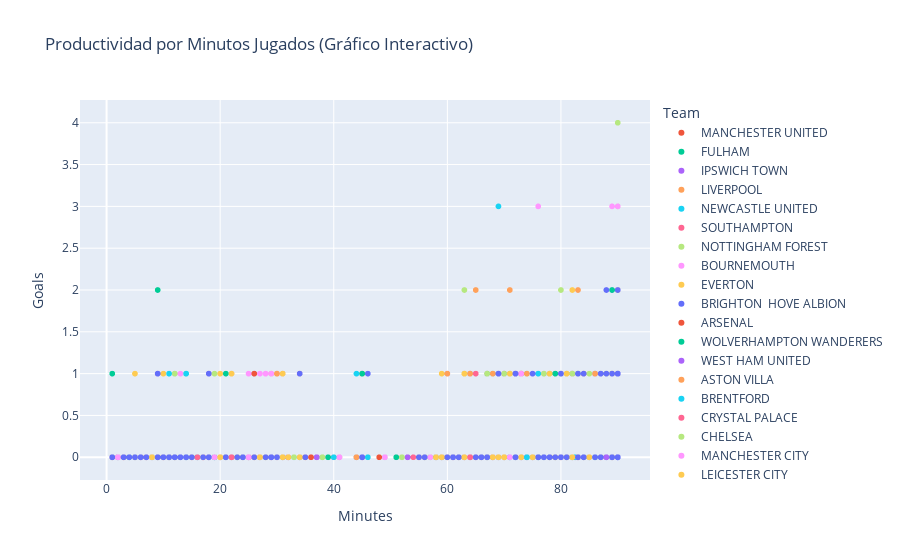

The code cell stored with this chart in its notebook:
### Markdown cell above
## Generador de Gráficos
Esta sección ejecuta los métodos de la clase `Visualizador` para generar los gráficos requeridos, Histograma, Scatter plot, el top 10 de goleadores y un gráfico interactivo. Todos con sus respectivos títulos y requerimientos del proyecto.

### Code cell
# --- GENERACIÓN DE VISUALIZACIONES (Visualizador) ---

if 'df_limpio' in locals() and df_limpio is not None:

    # 1. Generar Histograma (Distribución de Goles - Requisito 1)
    print("\n--- 1. Histograma de Distribución de Goles ---")
    visualizador.generar_histograma_goles()

    # 2. Generar Scatter Plot (Correlación Goles vs. Asistencias - Requisito 2)
    print("\n--- 2. Scatter Plot: Goles vs. Asistencias ---")
    visualizador.generar_scatter_goles_asistencias()

    # 3. Generar Barras (Top Goleadores - Requisito Adicional/Demostrativo)
    print("\n--- 3. Top 10 Goleadores ---")
    visualizador.generar_top_10_goleadores()

    # 4. Generar Plotly (Gráfico Interactivo - Puntos Extra)
    print("\n--- 4. Gráfico Interactivo (Plotly) ---")
    visualizador.generar_interactivo_minutos_goles()
    # 5. Generar Heatmap (Análisis Avanzado)
    print("\n--- 5. Heatmap: Correlación de Eficiencia ---")
    visualizador.generar_heatmap_eficiencia()
else:
    print("\nNo se puede ejecutar la visualización: la DataFrame limpia no se cargó correctamente.")

### Figure 1 — Plotly figure (JSON) as saved in the notebook; plotly's stock layout.template omitted (floating-point values rounded to 4 significant figures; data arrays with more than 128 entries replaced by an {"elided": "..."} marker saying what was removed)
{"data": [{"customdata": {"elided": "191x3 mixed values"}, "hovertemplate": "Team=MANCHESTER UNITED<br>Minutes=%{x}<br>Goals=%{y}<br>Player=%{customdata[0]}<br>Position=%{customdata[1]}<br>Assists=%{customdata[2]}<extra></extra>", "legendgroup": "MANCHESTER UNITED", "marker": {"color": "#EF553B", "symbol": "circle"}, "mode": "markers", "name": "MANCHESTER UNITED", "showlegend": true, "x": {"elided": "191 float values"}, "xaxis": "x", "y": {"elided": "191 float values"}, "yaxis": "y", "type": "scattergl"}, {"customdata": {"elided": "187x3 mixed values"}, "hovertemplate": "Team=FULHAM<br>Minutes=%{x}<br>Goals=%{y}<br>Player=%{customdata[0]}<br>Position=%{customdata[1]}<br>Assists=%{customdata[2]}<extra></extra>", "legendgroup": "FULHAM", "marker": {"color": "#00cc96", "symbol": "circle"}, "mode": "markers", "name": "FULHAM", "showlegend": true, "x": {"elided": "187 float values"}, "xaxis": "x", "y": {"elided": "187 float values"}, "yaxis": "y", "type": "scattergl"}, {"customdata": {"elided": "206x3 mixed values"}, "hovertemplate": "Team=IPSWICH TOWN<br>Minutes=%{x}<br>Goals=%{y}<br>Player=%{customdata[0]}<br>Position=%{customdata[1]}<br>Assists=%{customdata[2]}<extra></extra>", "legendgroup": "IPSWICH TOWN", "marker": {"color": "#ab63fa", "symbol": "circle"}, "mode": "markers", "name": "IPSWICH TOWN", "showlegend": true, "x": {"elided": "206 float values"}, "xaxis": "x", "y": {"elided": "206 float values"}, "yaxis": "y", "type": "scattergl"}, {"customdata": {"elided": "194x3 mixed values"}, "hovertemplate": "Team=LIVERPOOL<br>Minutes=%{x}<br>Goals=%{y}<br>Player=%{customdata[0]}<br>Position=%{customdata[1]}<br>Assists=%{customdata[2]}<extra></extra>", "legendgroup": "LIVERPOOL", "marker": {"color": "#FFA15A", "symbol": "circle"}, "mode": "markers", "name": "LIVERPOOL", "showlegend": true, "x": {"elided": "194 float values"}, "xaxis": "x", "y": {"elided": "194 float values"}, "yaxis": "y", "type": "scattergl"}, {"customdata": {"elided": "182x3 mixed values"}, "hovertemplate": "Team=NEWCASTLE UNITED<br>Minutes=%{x}<br>Goals=%{y}<br>Player=%{customdata[0]}<br>Position=%{customdata[1]}<br>Assists=%{customdata[2]}<extra></extra>", "legendgroup": "NEWCASTLE UNITED", "marker": {"color": "#19d3f3", "symbol": "circle"}, "mode": "markers", "name": "NEWCASTLE UNITED", "showlegend": true, "x": {"elided": "182 float values"}, "xaxis": "x", "y": {"elided": "182 float values"}, "yaxis": "y", "type": "scattergl"}, {"customdata": {"elided": "169x3 mixed values"}, "hovertemplate": "Team=SOUTHAMPTON<br>Minutes=%{x}<br>Goals=%{y}<br>Player=%{customdata[0]}<br>Position=%{customdata[1]}<br>Assists=%{customdata[2]}<extra></extra>", "legendgroup": "SOUTHAMPTON", "marker": {"color": "#FF6692", "symbol": "circle"}, "mode": "markers", "name": "SOUTHAMPTON", "showlegend": true, "x": {"elided": "169 float values"}, "xaxis": "x", "y": {"elided": "169 float values"}, "yaxis": "y", "type": "scattergl"}, {"customdata": {"elided": "175x3 mixed values"}, "hovertemplate": "Team=NOTTINGHAM FOREST<br>Minutes=%{x}<br>Goals=%{y}<br>Player=%{customdata[0]}<br>Position=%{customdata[1]}<br>Assists=%{customdata[2]}<extra></extra>", "legendgroup": "NOTTINGHAM FOREST", "marker": {"color": "#B6E880", "symbol": "circle"}, "mode": "markers", "name": "NOTTINGHAM FOREST", "showlegend": true, "x": {"elided": "175 float values"}, "xaxis": "x", "y": {"elided": "175 float values"}, "yaxis": "y", "type": "scattergl"}, {"customdata": {"elided": "186x3 mixed values"}, "hovertemplate": "Team=BOURNEMOUTH<br>Minutes=%{x}<br>Goals=%{y}<br>Player=%{customdata[0]}<br>Position=%{customdata[1]}<br>Assists=%{customdata[2]}<extra></extra>", "legendgroup": "BOURNEMOUTH", "marker": {"color": "#FF97FF", "symbol": "circle"}, "mode": "markers", "name": "BOURNEMOUTH", "showlegend": true, "x": {"elided": "186 float values"}, "xaxis": "x", "y": {"elided": "186 float values"}, "yaxis": "y", "type": "scattergl"}, {"customdata": {"elided": "169x3 mixed values"}, "hovertemplate": "Team=EVERTON<br>Minutes=%{x}<br>Goals=%{y}<br>Player=%{customdata[0]}<br>Position=%{customdata[1]}<br>Assists=%{customdata[2]}<extra></extra>", "legendgroup": "EVERTON", "marker": {"color": "#FECB52", "symbol": "circle"}, "mode": "markers", "name": "EVERTON", "showlegend": true, "x": {"elided": "169 float values"}, "xaxis": "x", "y": {"elided": "169 float values"}, "yaxis": "y", "type": "scattergl"}, {"customdata": {"elided": "192x3 mixed values"}, "hovertemplate": "Team=BRIGHTON  HOVE ALBION<br>Minutes=%{x}<br>Goals=%{y}<br>Player=%{customdata[0]}<br>Position=%{customdata[1]}<br>Assists=%{customdata[2]}<extra></extra>", "legendgroup": "BRIGHTON  HOVE ALBION", "marker": {"color": "#636efa", "symbol": "circle"}, "mode": "markers", "name": "BRIGHTON  HOVE ALBION", "showlegend": true, "x": {"elided": "192 float values"}, "xaxis": "x", "y": {"elided": "192 float values"}, "yaxis": "y", "type": "scattergl"}, {"customdata": {"elided": "181x3 mixed values"}, "hovertemplate": "Team=ARSENAL<br>Minutes=%{x}<br>Goals=%{y}<br>Player=%{customdata[0]}<br>Position=%{customdata[1]}<br>Assists=%{customdata[2]}<extra></extra>", "legendgroup": "ARSENAL", "marker": {"color": "#EF553B", "symbol": "circle"}, "mode": "markers", "name": "ARSENAL", "showlegend": true, "x": {"elided": "181 float values"}, "xaxis": "x", "y": {"elided": "181 float values"}, "yaxis": "y", "type": "scattergl"}, {"customdata": {"elided": "177x3 mixed values"}, "hovertemplate": "Team=WOLVERHAMPTON WANDERERS<br>Minutes=%{x}<br>Goals=%{y}<br>Player=%{customdata[0]}<br>Position=%{customdata[1]}<br>Assists=%{customdata[2]}<extra></extra>", "legendgroup": "WOLVERHAMPTON WANDERERS", "marker": {"color": "#00cc96", "symbol": "circle"}, "mode": "markers", "name": "WOLVERHAMPTON WANDERERS", "showlegend": true, "x": {"elided": "177 float values"}, "xaxis": "x", "y": {"elided": "177 float values"}, "yaxis": "y", "type": "scattergl"}, {"customdata": {"elided": "173x3 mixed values"}, "hovertemplate": "Team=WEST HAM UNITED<br>Minutes=%{x}<br>Goals=%{y}<br>Player=%{customdata[0]}<br>Position=%{customdata[1]}<br>Assists=%{customdata[2]}<extra></extra>", "legendgroup": "WEST HAM UNITED", "marker": {"color": "#ab63fa", "symbol": "circle"}, "mode": "markers", "name": "WEST HAM UNITED", "showlegend": true, "x": {"elided": "173 float values"}, "xaxis": "x", "y": {"elided": "173 float values"}, "yaxis": "y", "type": "scattergl"}, {"customdata": {"elided": "197x3 mixed values"}, "hovertemplate": "Team=ASTON VILLA<br>Minutes=%{x}<br>Goals=%{y}<br>Player=%{customdata[0]}<br>Position=%{customdata[1]}<br>Assists=%{customdata[2]}<extra></extra>", "legendgroup": "ASTON VILLA", "marker": {"color": "#FFA15A", "symbol": "circle"}, "mode": "markers", "name": "ASTON VILLA", "showlegend": true, "x": {"elided": "197 float values"}, "xaxis": "x", "y": {"elided": "197 float values"}, "yaxis": "y", "type": "scattergl"}, {"customdata": {"elided": "185x3 mixed values"}, "hovertemplate": "Team=BRENTFORD<br>Minutes=%{x}<br>Goals=%{y}<br>Player=%{customdata[0]}<br>Position=%{customdata[1]}<br>Assists=%{customdata[2]}<extra></extra>", "legendgroup": "BRENTFORD", "marker": {"color": "#19d3f3", "symbol": "circle"}, "mode": "markers", "name": "BRENTFORD", "showlegend": true, "x": {"elided": "185 float values"}, "xaxis": "x", "y": {"elided": "185 float values"}, "yaxis": "y", "type": "scattergl"}, {"customdata": {"elided": "171x3 mixed values"}, "hovertemplate": "Team=CRYSTAL PALACE<br>Minutes=%{x}<br>Goals=%{y}<br>Player=%{customdata[0]}<br>Position=%{customdata[1]}<br>Assists=%{customdata[2]}<extra></extra>", "legendgroup": "CRYSTAL PALACE", "marker": {"color": "#FF6692", "symbol": "circle"}, "mode": "markers", "name": "CRYSTAL PALACE", "showlegend": true, "x": {"elided": "171 float values"}, "xaxis": "x", "y": {"elided": "171 float values"}, "yaxis": "y", "type": "scattergl"}, {"customdata": {"elided": "191x3 mixed values"}, "hovertemplate": "Team=CHELSEA<br>Minutes=%{x}<br>Goals=%{y}<br>Player=%{customdata[0]}<br>Position=%{customdata[1]}<br>Assists=%{customdata[2]}<extra></extra>", "legendgroup": "CHELSEA", "marker": {"color": "#B6E880", "symbol": "circle"}, "mode": "markers", "name": "CHELSEA", "showlegend": true, "x": {"elided": "191 float values"}, "xaxis": "x", "y": {"elided": "191 float values"}, "yaxis": "y", "type": "scattergl"}, {"customdata": {"elided": "151x3 mixed values"}, "hovertemplate": "Team=MANCHESTER CITY<br>Minutes=%{x}<br>Goals=%{y}<br>Player=%{customdata[0]}<br>Position=%{customdata[1]}<br>Assists=%{customdata[2]}<extra></extra>", "legendgroup": "MANCHESTER CITY", "marker": {"color": "#FF97FF", "symbol": "circle"}, "mode": "markers", "name": "MANCHESTER CITY", "showlegend": true, "x": {"elided": "151 float values"}, "xaxis": "x", "y": {"elided": "151 float values"}, "yaxis": "y", "type": "scattergl"}, {"customdata": {"elided": "175x3 mixed values"}, "hovertemplate": "Team=LEICESTER CITY<br>Minutes=%{x}<br>Goals=%{y}<br>Player=%{customdata[0]}<br>Position=%{customdata[1]}<br>Assists=%{customdata[2]}<extra></extra>", "legendgroup": "LEICESTER CITY", "marker": {"color": "#FECB52", "symbol": "circle"}, "mode": "markers", "name": "LEICESTER CITY", "showlegend": true, "x": {"elided": "175 float values"}, "xaxis": "x", "y": {"elided": "175 float values"}, "yaxis": "y", "type": "scattergl"}, {"customdata": {"elided": "182x3 mixed values"}, "hovertemplate": "Team=TOTTENHAM HOTSPUR<br>Minutes=%{x}<br>Goals=%{y}<br>Player=%{customdata[0]}<br>Position=%{customdata[1]}<br>Assists=%{customdata[2]}<extra></extra>", "legendgroup": "TOTTENHAM HOTSPUR", "marker": {"color": "#636efa", "symbol": "circle"}, "mode": "markers", "name": "TOTTENHAM HOTSPUR", "showlegend": true, "x": {"elided": "182 float values"}, "xaxis": "x", "y": {"elided": "182 float values"}, "yaxis": "y", "type": "scattergl"}], "layout": {"xaxis": {"anchor": "y", "domain": [0.0, 1.0], "title": {"text": "Minutes"}}, "yaxis": {"anchor": "x", "domain": [0.0, 1.0], "title": {"text": "Goals"}}, "legend": {"title": {"text": "Team"}, "tracegroupgap": 0}, "title": {"text": "Productividad por Minutos Jugados (Gráfico Interactivo)"}}}
